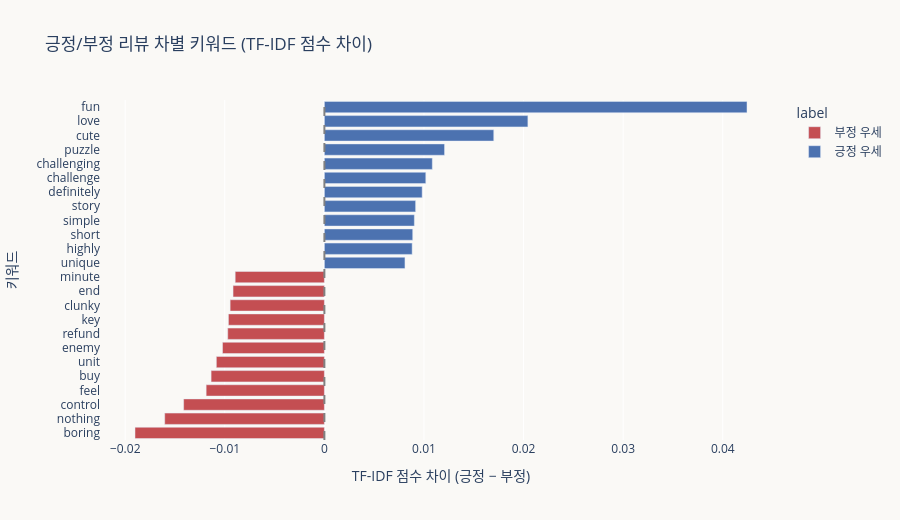

Notebook code cell kept with this figure:
### Code cell
# 차별 키워드 시각화: 긍정 우세 ↔ 부정 우세
top_pos = diff_df.tail(12).copy()
top_neg = diff_df.head(12).copy()
diverge = pd.concat([top_neg, top_pos]).reset_index(drop=True)
diverge['color'] = diverge['diff'].apply(lambda x: POS_COLOR if x > 0 else NEG_COLOR)
diverge['label'] = diverge['diff'].apply(lambda x: '긍정 우세' if x > 0 else '부정 우세')

fig = px.bar(
    diverge,
    x='diff',
    y='keyword',
    orientation='h',
    color='label',
    color_discrete_map={'긍정 우세': POS_COLOR, '부정 우세': NEG_COLOR},
    title='긍정/부정 리뷰 차별 키워드 (TF-IDF 점수 차이)',
    labels={'diff': 'TF-IDF 점수 차이 (긍정 − 부정)', 'keyword': '키워드'},
)
fig.add_vline(x=0, line_dash='dash', line_color='gray')
fig.update_layout(
    height=520, plot_bgcolor=CREAM, paper_bgcolor=CREAM,
    yaxis=dict(categoryorder='total ascending'),
)
fig.show()

### Figure 1 — Plotly figure (JSON) as saved in the notebook; plotly's stock layout.template omitted (floating-point values rounded to 4 significant figures)
{"data": [{"hovertemplate": "label=부정 우세<br>TF-IDF 점수 차이 (긍정 − 부정)=%{x}<br>키워드=%{y}<extra></extra>", "legendgroup": "부정 우세", "marker": {"color": "#C44E52", "pattern": {"shape": ""}}, "name": "부정 우세", "orientation": "h", "showlegend": true, "textposition": "auto", "type": "bar", "x": [-0.01902, -0.01603, -0.01413, -0.01187, -0.01137, -0.01085, -0.01023, -0.009706, -0.009635, -0.009464, -0.00917, -0.008956], "xaxis": "x", "y": ["boring", "nothing", "control", "feel", "buy", "unit", "enemy", "refund", "key", "clunky", "end", "minute"], "yaxis": "y"}, {"hovertemplate": "label=긍정 우세<br>TF-IDF 점수 차이 (긍정 − 부정)=%{x}<br>키워드=%{y}<extra></extra>", "legendgroup": "긍정 우세", "marker": {"color": "#4C72B0", "pattern": {"shape": ""}}, "name": "긍정 우세", "orientation": "h", "showlegend": true, "textposition": "auto", "type": "bar", "x": [0.008089, 0.008811, 0.008868, 0.009032, 0.00916, 0.009818, 0.01018, 0.01083, 0.01206, 0.017, 0.02043, 0.04243], "xaxis": "x", "y": ["unique", "highly", "short", "simple", "story", "definitely", "challenge", "challenging", "puzzle", "cute", "love", "fun"], "yaxis": "y"}], "layout": {"barmode": "relative", "height": 520, "legend": {"title": {"text": "label"}, "tracegroupgap": 0}, "paper_bgcolor": "#FAF9F6", "plot_bgcolor": "#FAF9F6", "shapes": [{"line": {"color": "gray", "dash": "dash"}, "type": "line", "x0": 0, "x1": 0, "xref": "x", "y0": 0, "y1": 1, "yref": "y domain"}], "title": {"text": "긍정/부정 리뷰 차별 키워드 (TF-IDF 점수 차이)"}, "xaxis": {"anchor": "y", "domain": [0, 1], "title": {"text": "TF-IDF 점수 차이 (긍정 − 부정)"}}, "yaxis": {"anchor": "x", "categoryorder": "total ascending", "domain": [0, 1], "title": {"text": "키워드"}}}}
